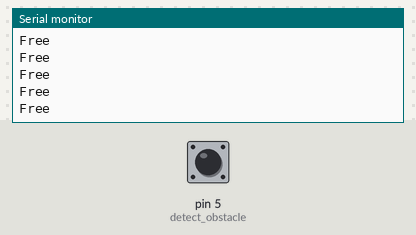
This sketch was run on a simulated Arduino Uno, built with avr-gcc and run on an emulated ATmega328P. Shown: the last lines printed to the serial monitor. Inputs (shaded band) come from the test bench; at power-on: pin 5 (detect_obstacle) HIGH.

Above: at 1.3 s.
1.4 s: pin 5 (detect_obstacle) driven LOW
At 2.2 s:
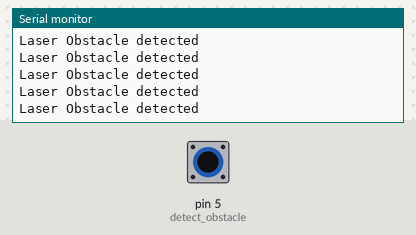
3.3 s: pin 5 (detect_obstacle) pulsed HIGH 2 times (0.12 s each, 0.3 s apart)
6.9 s: pin 5 (detect_obstacle) pulsed HIGH 5 times (0.12 s each, 0.3 s apart)
11.4 s: pin 5 (detect_obstacle) driven HIGH
At 12.4 s:
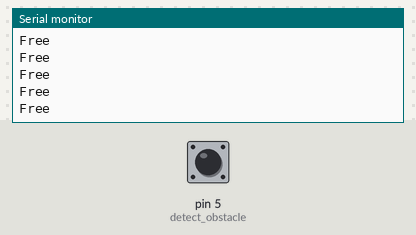
14.4 s: pin 5 (detect_obstacle) driven LOW
At 15.3 s:
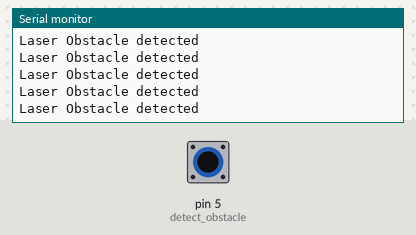

The sketch:

zain_laserProject.ino
```cpp
// Demonstrates the use of Laser obstacle detection.

// The Arduino circuit connection for 7219:
// MAX7219 DIN pin to Arduino digital pin 4
// MAX7219 LOAD pin to Arduino digital pin 3
// MAX7219 CLOCK pin to Arduino digital pin 2

// Laser Module digital output to Arduino digital pin 5


//#define DEBUG_PRINT
//
//#define AA B01110111
//#define BB B00011111
//#define CC B00001101
//#define EE B01101111
//#define FF B01000111
//#define LL B00001110
//#define OO B00011101
//#define RR B00000101
//#define SS B01011011
//#define TT B00001111

//We always have to include the library
//#include "LedControl.h"

unsigned int count = 0x00;
unsigned int count_one = 0x00;
unsigned int previous = 0x00;

//int speakerPin = 8;

int detect_obstacle=5;

//LedControl myDisplay=LedControl(4,2,3,1);

void setup()
{
  pinMode(detect_obstacle,INPUT);
  //pinMode (speakerPin, OUTPUT);


//  //The MAX7219 is in power-saving mode on startup, we have to do a wakeup call
//  myDisplay.shutdown(0,false);
//  //Set the brightness to a medium values
//  myDisplay.setIntensity(0,8);
//  //Clear the display
//  myDisplay.clearDisplay(0);
//
//  #ifdef DEBUG_PRINT
    Serial.begin(9600);
    Serial.println("Laser Obstacle detection / counter");
    // 2 Second delay
    delay(100);
 // #endif

}
void loop()
{

if(digitalRead(detect_obstacle)==LOW){
     Serial.println("Laser Obstacle detected");
  }else{
     Serial.println("Free");
  }

//  if(digitalRead(detect_obstacle)==LOW)
//  {
//      if(previous == count)
//      {
//         // #ifdef DEBUG_PRINT
//            Serial.println("Obstruct");
//         // #endif
//
////           analogWrite (speakerPin, 255);
////          delay (50);
////           analogWrite (speakerPin, 0);
////          delay (10);
//
//          count++;
//
//         //Reset the counter
//         if(count >= 1000)
//         {
//           count = 0;
//         }
//
////          myDisplay.clearDisplay(0);
////          //Show the finding on 7 Segment display
////          myDisplay.setRow(0,7,OO);
////          myDisplay.setRow(0,6,BB);
////          myDisplay.setRow(0,5,SS);
////          myDisplay.setRow(0,4,TT);
////          myDisplay.setRow(0,3,AA);
////          myDisplay.setRow(0,2,CC);
////          myDisplay.setRow(0,1,LL);
////          myDisplay.setRow(0,0,EE);
//
//
//      }
//  }
//  else
//  {
//    if(previous != count)
//    {
//     // #ifdef DEBUG_PRINT
//        Serial.println("Free");
//        //print the counted value
//        Serial.print("Count =");
//        Serial.println(count);
//    //  #endif
////
////      myDisplay.clearDisplay(0);
////      //Show the finding on 7 Segment display
////      myDisplay.setRow(0,7,FF);
////      myDisplay.setRow(0,6,RR);
////      myDisplay.setRow(0,5,EE);
////      myDisplay.setRow(0,4,EE);
//
//      count_one = HexToBCD(count);
////
////      myDisplay.setDigit(0, 2, ((count_one>>8)&0x0F), false);
////      myDisplay.setDigit(0, 1, ((count_one>>4)&0x0F), false);
////      myDisplay.setDigit(0, 0, (count_one&0x0F), false);
//      previous = count;
//    }
//  }
  delay(10);
}

/**************************************************************************/
/*!
 * \brief Coverts hex into BCD
 *
 * This function will coverts hex into BCD
 *
 * \param[in] byte
 * \param[out] byte
 * \return Nill
 *
 */
/**************************************************************************/
unsigned int HexToBCD(unsigned int number)
{
    unsigned char i=0;
    unsigned int k = 0;

    while(number)
    {
        k = ( k ) | ((number%10) << i*4);
        number = number / 10;
        i++;
    }

    return(k);
}
```

Measured:
- after the input at 1.4 s, the serial monitor: prints a new line at once (image 1)
- after the input at 11.4 s, the serial monitor: prints a new line after 0.06 s (image 2)
